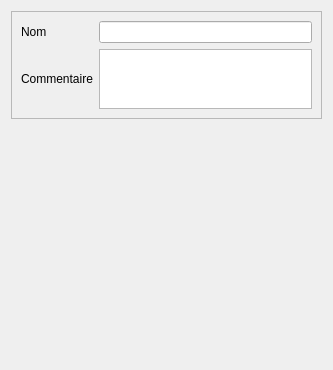
<?xml version="1.0" encoding="UTF-8"?>
<ui version="4.0">
 <class>Form</class>
 <widget class="QWidget" name="Form">
  <property name="geometry">
   <rect>
    <x>0</x>
    <y>0</y>
    <width>333</width>
    <height>370</height>
   </rect>
  </property>
  <property name="windowTitle">
   <string>Form</string>
  </property>
  <layout class="QVBoxLayout" name="verticalLayout" stretch="1,10">
   <property name="spacing">
    <number>3</number>
   </property>
   <item>
    <widget class="QFrame" name="frame_5">
     <property name="frameShape">
      <enum>QFrame::StyledPanel</enum>
     </property>
     <property name="frameShadow">
      <enum>QFrame::Raised</enum>
     </property>
     <layout class="QGridLayout" name="gridLayout_5">
      <item row="1" column="1">
       <widget class="QTextBrowser" name="textBrowser_commentaire">
        <property name="maximumSize">
         <size>
          <width>16777215</width>
          <height>60</height>
         </size>
        </property>
        <property name="readOnly">
         <bool>false</bool>
        </property>
       </widget>
      </item>
      <item row="1" column="0">
       <widget class="QLabel" name="label_15">
        <property name="text">
         <string>Commentaire</string>
        </property>
       </widget>
      </item>
      <item row="0" column="0">
       <widget class="QLabel" name="label">
        <property name="text">
         <string>Nom</string>
        </property>
       </widget>
      </item>
      <item row="0" column="1">
       <widget class="QLineEdit" name="lineEdit_nom"/>
      </item>
     </layout>
    </widget>
   </item>
   <item>
    <spacer name="verticalSpacer">
     <property name="orientation">
      <enum>Qt::Vertical</enum>
     </property>
     <property name="sizeHint" stdset="0">
      <size>
       <width>20</width>
       <height>40</height>
      </size>
     </property>
    </spacer>
   </item>
  </layout>
 </widget>
 <resources>
  <include location="../../resources.qrc"/>
 </resources>
 <connections/>
</ui>
